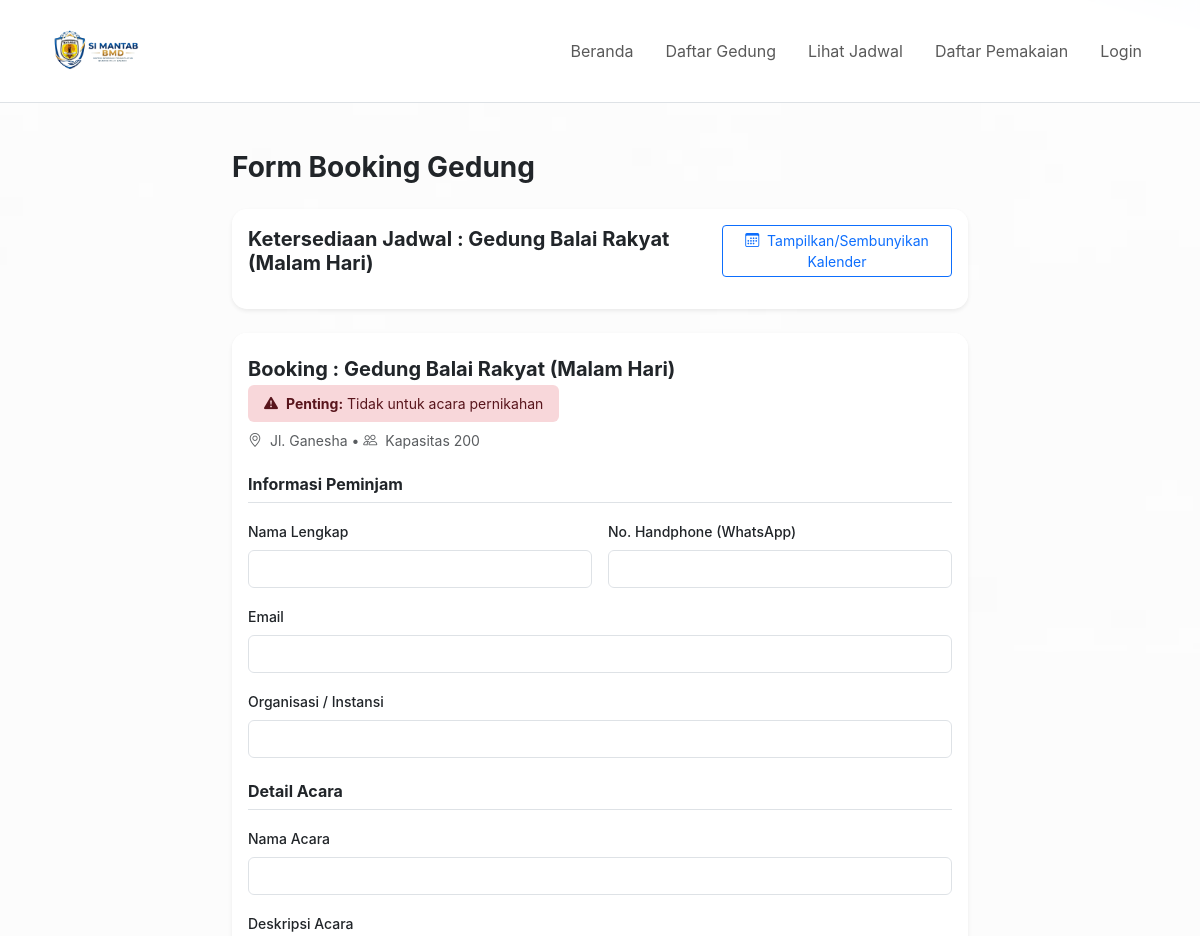
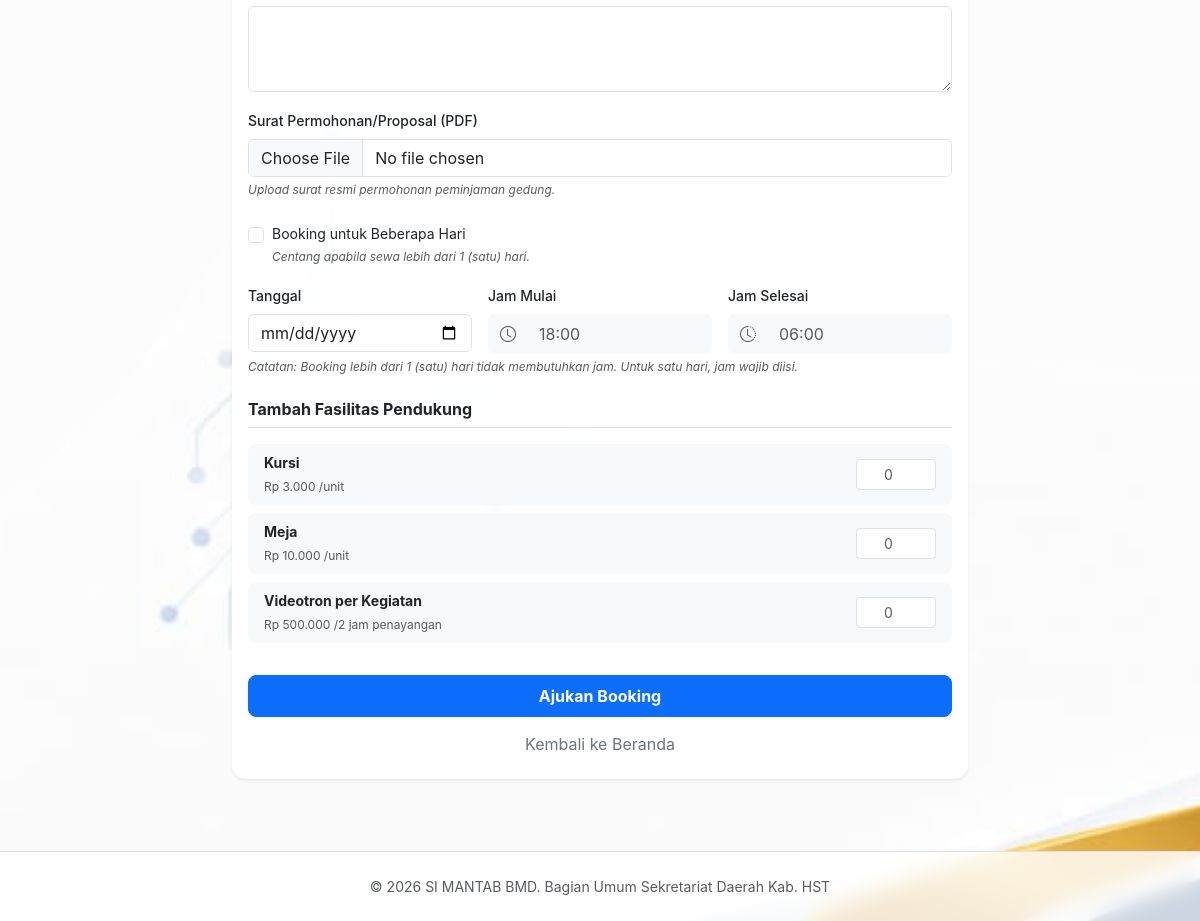
Screenshot of /booking.php?building_id=1 with the database file from the repository (2 pictures, top to bottom).
### tables this page shows
CREATE TABLE `buildings` (
  `id` int(11) NOT NULL,
  `name` varchar(255) NOT NULL,
  `price` decimal(10,2) NOT NULL DEFAULT 0.00,
  `quantity` int(11) NOT NULL DEFAULT 1,
  `category` enum('gratis','berbayar') NOT NULL DEFAULT 'gratis',
  `description` text DEFAULT NULL,
  `requirements` text DEFAULT NULL,
  `capacity` int(11) DEFAULT NULL,
  `location` text DEFAULT NULL,
  `image_url` varchar(255) DEFAULT NULL,
  `created_at` timestamp NOT NULL DEFAULT current_timestamp()
);

CREATE TABLE `items` (
  `id` int(11) NOT NULL,
  `name` varchar(255) NOT NULL,
  `description` text DEFAULT NULL,
  `price_per_unit` decimal(10,2) NOT NULL DEFAULT 0.00,
  `created_at` timestamp NOT NULL DEFAULT current_timestamp()
);

### booking.php (the view, shortened to what this page needs)
<?php
require_once 'config.php';
$message = '';
$building_id = $_GET['building_id'] ?? null;
$building = null;
if ($building_id) {
    $stmt = $pdo->prepare("SELECT * FROM buildings WHERE id = ?");
    $stmt->execute([$building_id]);
    $building = $stmt->fetch(PDO::FETCH_ASSOC);
}
$itemsStmt = $pdo->query("SELECT * FROM items ORDER BY name");
$available_items = $itemsStmt->fetchAll(PDO::FETCH_ASSOC);
include 'header.php';
?>
<div class="container py-5">
    <div class="row justify-content-center">
        <div class="col-lg-8">
            <h1 class="h3 fw-bold mb-4">Form Booking Gedung</h1>
            <?php if ($building): ?>
                <div class="card mb-4 border-0 shadow-sm">
                    <div class="card-body">
                        <div class="d-flex justify-content-between align-items-center mb-3">
                            <h5 class="card-title fw-bold mb-0">Ketersediaan Jadwal : <?= htmlspecialchars($building['name']) ?></h5>
                            <button type="button" class="btn btn-sm btn-outline-primary" data-bs-toggle="collapse" data-bs-target="#calendarCollapse">
                                <i class="bi bi-calendar3 me-1"></i> Tampilkan/Sembunyikan Kalender
                            </button>
                        </div>
                    </div>
                </div>
            <?php endif; ?>
            <?php if ($building): ?>
                <div class="card mb-4 border-0 shadow-sm overflow-hidden">
                    <div class="card-header bg-white border-bottom-0 pt-4">
                        <h5 class="fw-bold mb-1">Booking : <?= htmlspecialchars($building['name']) ?></h5>
                        <?php if (stripos($building['name'], 'Auditorium') !== false || stripos($building['name'], 'Pendopo') !== false): ?>
                            <div class="alert alert-warning border-0 py-2 small mb-2 d-inline-block">
                                <i class="bi bi-info-circle-fill me-1"></i> <strong>Catatan:</strong> Khusus acara kedinasan
                            </div>
                        <?php elseif (stripos($building['name'], 'Balai Rakyat') !== false): ?>
                            <div class="alert alert-danger border-0 py-2 small mb-2 d-inline-block">
                                <i class="bi bi-exclamation-triangle-fill me-1"></i> <strong>Penting:</strong> Tidak untuk acara pernikahan
                            </div>
                            <?php elseif (stripos($building['name'], 'Pendopo') !== false): ?>
                            <div class="alert alert-danger border-0 py-2 small mb-2 d-inline-block">
                                <i class="bi bi-exclamation-triangle-fill me-1"></i> <strong>Penting:</strong> Khusus acara kedinasan
                            </div>
                        <?php endif; ?>
                        <p class="text-muted small mb-0"><i class="bi bi-geo-alt me-1"></i> <?= htmlspecialchars($building['location']) ?> • <i class="bi bi-people me-1"></i> Kapasitas <?= $building['capacity'] ?></p>
                    </div>
                    <div class="card-body">
                        <?php if (!$message): ?>
                        <form method="POST" enctype="multipart/form-data">
                            <div class="mb-4">
                                <h6 class="fw-bold text-dark border-bottom pb-2 mb-3">Informasi Peminjam</h6>
                                <div class="row g-3">
                                    <div class="col-md-6">
                                        <label class="form-label small fw-medium">Nama Lengkap</label>
                                        <input type="text" name="booker_name" required class="form-control">
                                    </div>
                                    <div class="col-md-6">
                                        <label class="form-label small fw-medium">No. Handphone (WhatsApp)</label>
                                        <input type="tel" name="booker_phone" required class="form-control">
                                    </div>
                                    <div class="col-12">
                                        <label class="form-label small fw-medium">Email</label>
                                        <input type="email" name="booker_email" required class="form-control">
                                    </div>
                                    <div class="col-12">
                                        <label class="form-label small fw-medium">Organisasi / Instansi</label>
                                        <input type="text" name="organization" class="form-control">
                                    </div>
                                </div>
                            </div>
                            <div class="mb-4">
                                <h6 class="fw-bold text-dark border-bottom pb-2 mb-3">Detail Acara</h6>
                                <div class="row g-3">
                                    <div class="col-12">
                                        <label class="form-label small fw-medium">Nama Acara</label>
                                        <input type="text" name="event_name" required class="form-control">
                                    </div>
                                    <div class="col-12">
                                        <label class="form-label small fw-medium">Deskripsi Acara</label>
                                        <textarea name="event_description" rows="3" class="form-control"></textarea>
                                    </div>
                                    <div class="col-12">
                                        <label class="form-label small fw-medium">Surat Permohonan/Proposal (PDF)</label>
                                        <input type="file" name="proposal_file" class="form-control">
                                        <div class="form-text xsmall mt-1"><i>Upload surat resmi permohonan peminjaman gedung.</i></div>
                                    </div>
                                    <div class="col-12 mt-4">
                                        <div class="form-check mb-3">
                                            <input type="checkbox" id="is_multi_day" name="is_multi_day" value="1" class="form-check-input">
                                            <label class="form-check-label small" for="is_multi_day">
                                                Booking untuk Beberapa Hari
                                                <div class="form-text xsmall mt-1"><i>Centang apabila sewa lebih dari 1 (satu) hari.</i></div>
                                            </label>
                                        </div>
                                        <div id="single-day-fields" class="row g-3">
                                            <div class="col-md-4">
                                                <label class="form-label small fw-medium">Tanggal</label>
                                                <input type="date" name="booking_date" class="form-control" min="<?= date('Y-m-d', strtotime('+3 days')) ?>">
                                            </div>
                                            <div class="col-md-4">
                                                <label class="form-label small fw-medium">Jam Mulai</label>
                                                <div class="input-group">
                                                    <span class="input-group-text bg-light border-0"><i class="bi bi-clock text-muted"></i></span>
                                                    <input type="text" name="start_time" id="start_time" class="form-control bg-light border-0 py-2 shadow-none timepicker" placeholder="--:--">
                                                </div>
                                            </div>
                                            <div class="col-md-4">
                                               <label class="form-label small fw-medium">Jam Selesai</label>
                                                <div class="input-group">
                                                    <span class="input-group-text bg-light border-0"><i class="bi bi-clock-history text-muted"></i></span>
                                                    <input type="text" name="end_time" id="end_time" class="form-control bg-light border-0 py-2 shadow-none timepicker" placeholder="--:--">
                                                </div>
                                            </div>
                                        </div>
                                        <div class="form-text xsmall mt-1"><i>Catatan: Booking lebih dari 1 (satu) hari tidak membutuhkan jam. Untuk satu hari, jam wajib diisi.</i></div>
                                    </div>
                                </div>
                            </div>
                            <?php if (trim($building['name']) !== 'Ruang Rapat Sekretariat Daerah Kab. Hulu Sungai Tengah' && $building['category'] !== 'gratis'): ?>
                            <div class="mb-4">
                                <h6 class="fw-bold text-dark border-bottom pb-2 mb-3">Tambah Fasilitas Pendukung</h6>
                                <div class="list-group">
                                    <?php foreach($available_items as $item): ?>
                                        <div class="list-group-item d-flex justify-content-between align-items-center bg-light border-0 rounded-3 mb-2 px-3">
                                            <div>
                                                <label for="item_<?= $item['id'] ?>" class="fw-bold small d-block mb-0"><?= htmlspecialchars($item['name']) ?></label>
                                                <span class="text-muted xsmall">
                                                    Rp <?= number_format($item['price_per_unit'], 0, ',', '.') ?>
                                                    <?php if (stripos($item['name'], 'videotron') !== false): ?>
                                                        /2 jam penayangan
                                                    <?php else: ?>
                                                        /unit
                                                    <?php endif; ?>
                                                </span>
                                            </div>
                                            <input type="number" name="items[<?= $item['id'] ?>]" id="item_<?= $item['id'] ?>" min="0" placeholder="0" class="form-control form-control-sm text-center" style="width: 80px;">
                                        </div>
                                    <?php endforeach; ?>
                                </div>
                            </div>
                            <?php endif; ?>
                            <div class="mt-4">
                                <button type="submit" class="btn btn-primary w-100 py-2 fw-bold">
                                    Ajukan Booking
                                </button>
                                <a href="index.php" class="btn btn-link w-100 mt-2 text-secondary text-decoration-none small">Kembali ke Beranda</a>
                            </div>
                        </form>
                        <?php endif; ?>
                    </div>
                </div>
            <?php endif; ?>
        </div>
    </div>
</div>
<?php include 'footer.php'; ?>

### header.php (shortened to what this page needs)
<!DOCTYPE html>
<html lang="id">
<head>
    <link href="https://cdn.jsdelivr.net/npm/bootstrap@5.3.0/dist/css/bootstrap.min.css" rel="stylesheet">
    <link rel="stylesheet" href="https://cdn.jsdelivr.net/npm/bootstrap-icons@1.11.0/font/bootstrap-icons.css">
    <link rel="stylesheet" href="https://cdn.jsdelivr.net/npm/flatpickr/dist/flatpickr.min.css">
</head>
<body>
<nav class="navbar navbar-expand-lg navbar-light sticky-top border-bottom py-3">
    <div class="container">
        <a class="navbar-brand d-flex align-items-center gap-2 fw-bold" href="index.php">
            <img src="assets/logo-app.png" alt="SI MANTAB BMD" height="60">
        </a>
            <div class="collapse navbar-collapse" id="navbarNav">
                <ul class="navbar-nav ms-auto">
                    <li class="nav-item">
                        <a class="nav-link px-3" href="index.php">Beranda</a>
                    </li>
                    <li class="nav-item">
                        <a class="nav-link px-3" href="index.php#gedung">Daftar Gedung</a>
                    </li>
                    <li class="nav-item">
                        <a class="nav-link px-3" href="schedule.php">Lihat Jadwal</a>
                    </li>
                    <li class="nav-item">
                        <a class="nav-link px-3" href="usage_list.php">Daftar Pemakaian</a>
                    </li>
                    <li class="nav-item">
                        <a class="nav-link px-3" href="login.php">Login</a>
                    </li>
                </ul>
            </div>
        </div>
    </nav>
    <main class="flex-grow-1">

### footer.php (shortened to what this page needs)
    </main>
    <footer class="border-top py-4 mt-auto" style="background-color: rgba(255, 255, 255, 0.8); backdrop-filter: blur(10px);">
        <div class="container text-center text-muted small">
            &copy; <?= date('Y') ?> SI MANTAB BMD. Bagian Umum Sekretariat Daerah Kab. HST
        </div>
    </footer>
</body>
</html>

### header.php (style rules this page uses)
:root { --bs-primary: #0d6efd; --bs-primary-rgb: 13, 110, 253; }
html, body { height: 100%; margin: 0; }
body { font-family: 'Inter', sans-serif; background-image: url('assets/simantab.jpg'); background-size: cover; background-attachment: fixed; background-position: center; background-repeat: no-repeat; display: flex; flex-direction: column; min-height: 100vh; }
.navbar { background-color: rgba(255, 255, 255, 0.95) !important; backdrop-filter: blur(10px); }
.btn-primary { padding: 0.6rem 1.5rem; font-weight: 500; border-radius: 8px; }
.card { border-radius: 15px; transition: transform 0.2s; background-color: rgba(255, 255, 255, 0.9); backdrop-filter: blur(5px); }
.xsmall { font-size: 0.75rem; }

### booking.php (style rules this page uses)
.xsmall { font-size: 0.75rem; }

### rows the page displays
buildings: name "Gedung Balai Rakyat (Malam Hari)", location "Jl. Ganesha", capacity "200"
items: name "Kursi", price_per_unit "3.000", shows "/unit"
items: name "Meja", price_per_unit "10.000", shows "/unit"
items: name "Videotron per Kegiatan", price_per_unit "500.000", shows "/2 jam penayangan"
